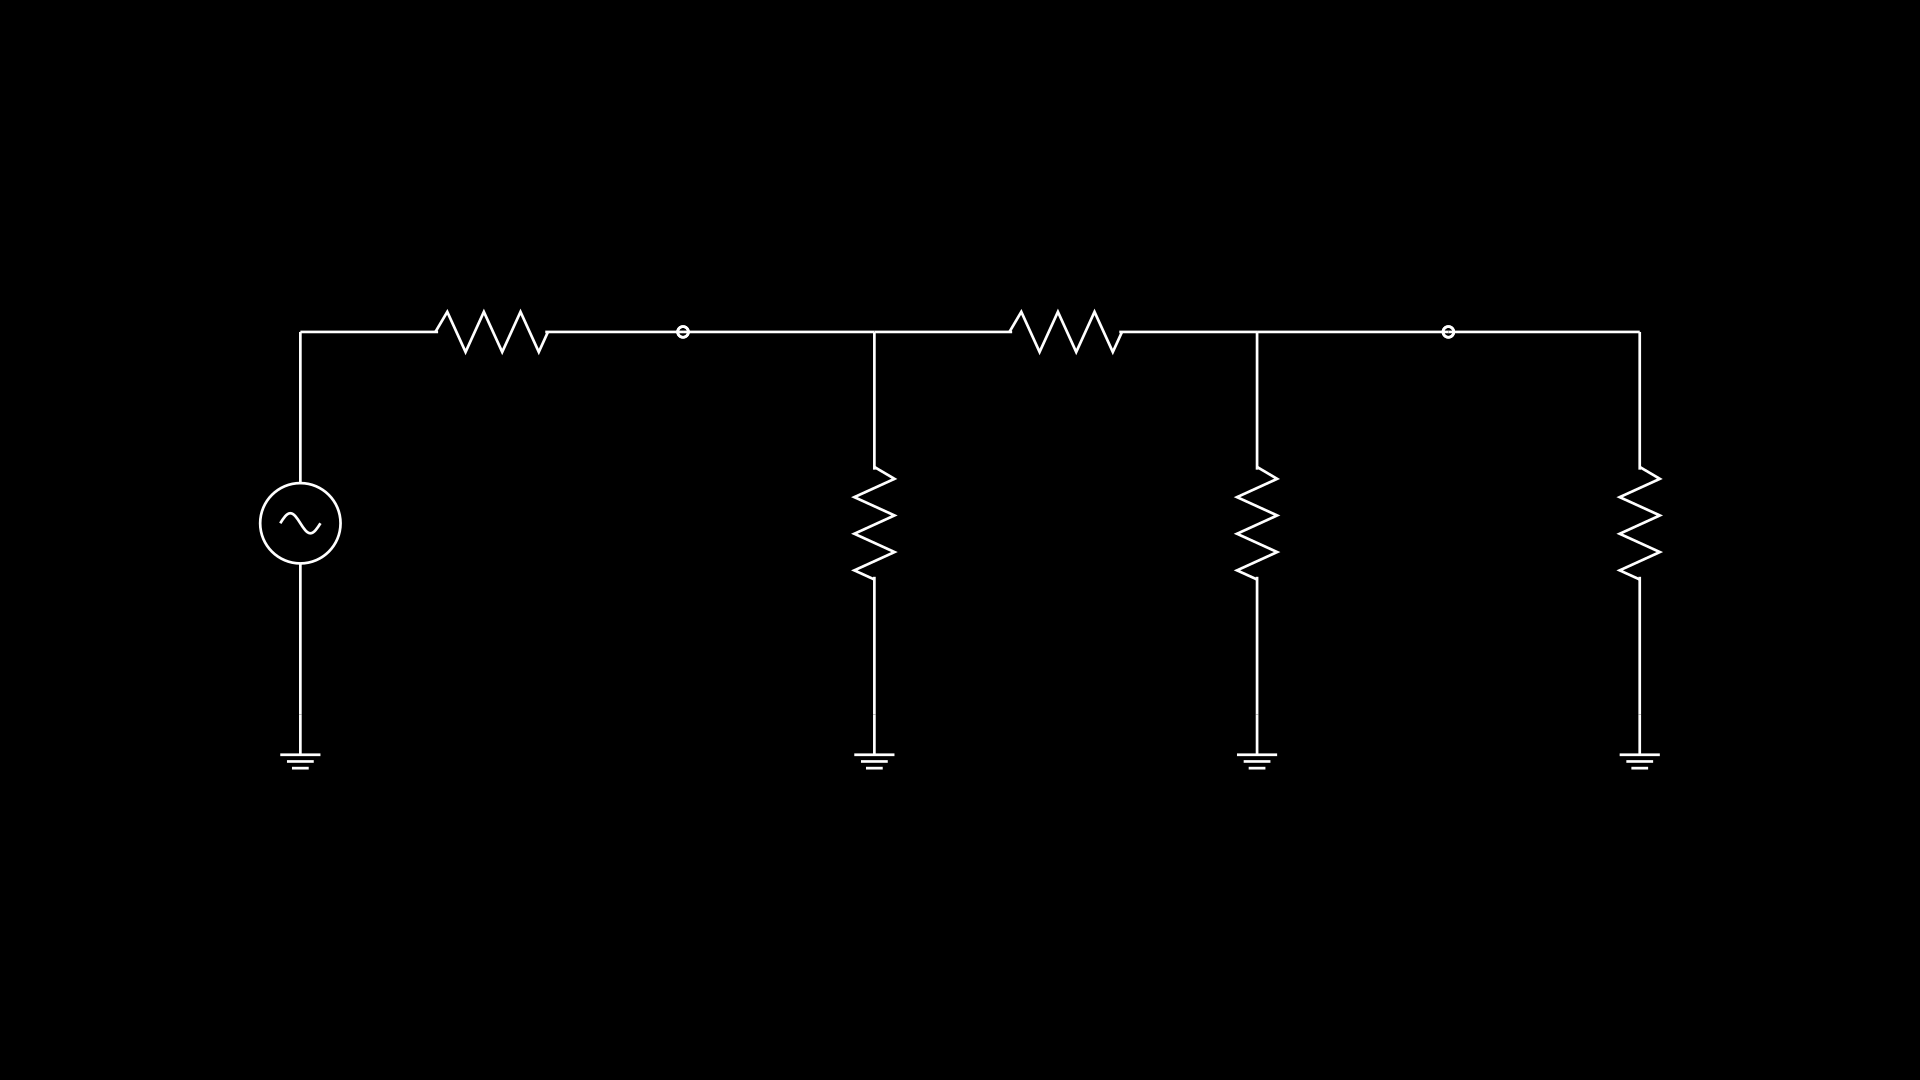

Python code for this plot:
from manim import *

class Attenuator(MovingCameraScene):
    def construct(self):
        texTemplate = TexTemplate()
        texTemplate.add_to_preamble(r"\usepackage{circuitikz}")

        circuitString="""\\begin{circuitikz}[american, scale=0.5, transform shape]
            \draw (0, 0)
                to [sV] ++(0, -4) node[ground]{};
            \draw (0, 0)
                to [R, -*] ++(4, 0);
            \draw (4, 0)
                to [short] ++(2, 0);
            \draw (6, 0)
                to [R] ++(0, -4) node[ground]{};
            \draw (6, 0)
                to [R] ++(4, 0);
            \draw (10, 0)
                to [R] ++(0, -4) node[ground]{};
            \draw (10, 0)
                to [short, -*] ++(2, 0);
            \draw (12, 0)
                to [short] ++(2, 0);
            \draw (14, 0)
                to [R] ++(0, -4) node[ground]{};
	    \end{circuitikz}"""

        circuit=Tex(circuitString, tex_template=texTemplate, stroke_width=2, fill_opacity=0)
        self.add(circuit)

with tempconfig({"quality": "high_quality", "preview": True, "disable_caching": False}):
    scene = Attenuator()
    scene.render()
